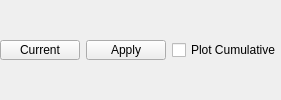
             <widget class="QFrame" name="frame">
              <property name="maximumSize">
               <size>
                <width>300</width>
                <height>16777215</height>
               </size>
              </property>
              <property name="frameShape">
               <enum>QFrame::NoFrame</enum>
              </property>
              <property name="frameShadow">
               <enum>QFrame::Plain</enum>
              </property>
              <layout class="QGridLayout" name="gridLayout_35">
               <property name="margin">
                <number>0</number>
               </property>
               <item row="0" column="0">
                <layout class="QGridLayout" name="gridLayout_34">
                 <property name="verticalSpacing">
                  <number>0</number>
                 </property>
                 <item row="0" column="0">
                  <widget class="QPushButton" name="pushButton_bm_current">
                   <property name="maximumSize">
                    <size>
                     <width>16777215</width>
                     <height>20</height>
                    </size>
                   </property>
                   <property name="text">
                    <string>Current</string>
                   </property>
                  </widget>
                 </item>
                 <item row="0" column="1">
                  <widget class="QPushButton" name="pushButton_bm_apply">
                   <property name="maximumSize">
                    <size>
                     <width>16777215</width>
                     <height>20</height>
                    </size>
                   </property>
                   <property name="text">
                    <string>Apply</string>
                   </property>
                  </widget>
                 </item>
                 <item row="0" column="2">
                  <widget class="QCheckBox" name="checkBox_bm_plot_cumulative">
                   <property name="text">
                    <string>Plot Cumulative</string>
                   </property>
                  </widget>
                 </item>
                </layout>
               </item>
              </layout>
             </widget>
